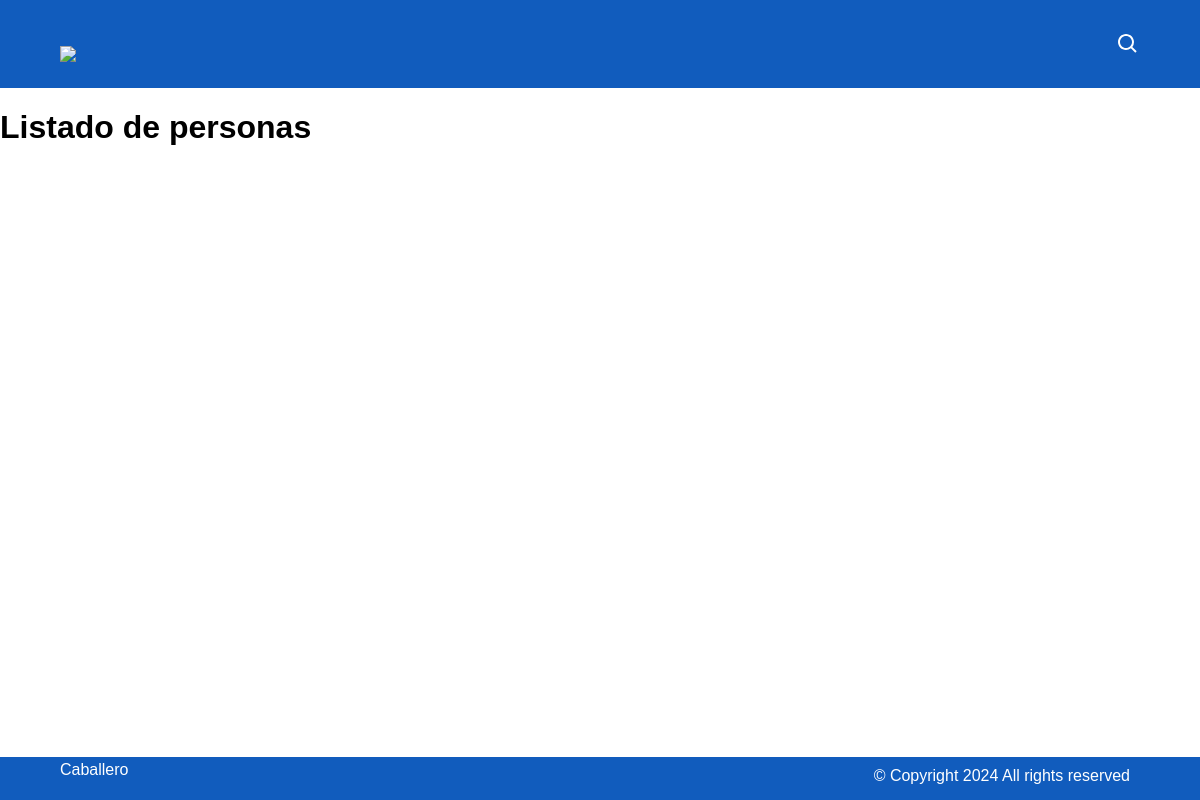
The page /personas/ on the database as committed earlier.
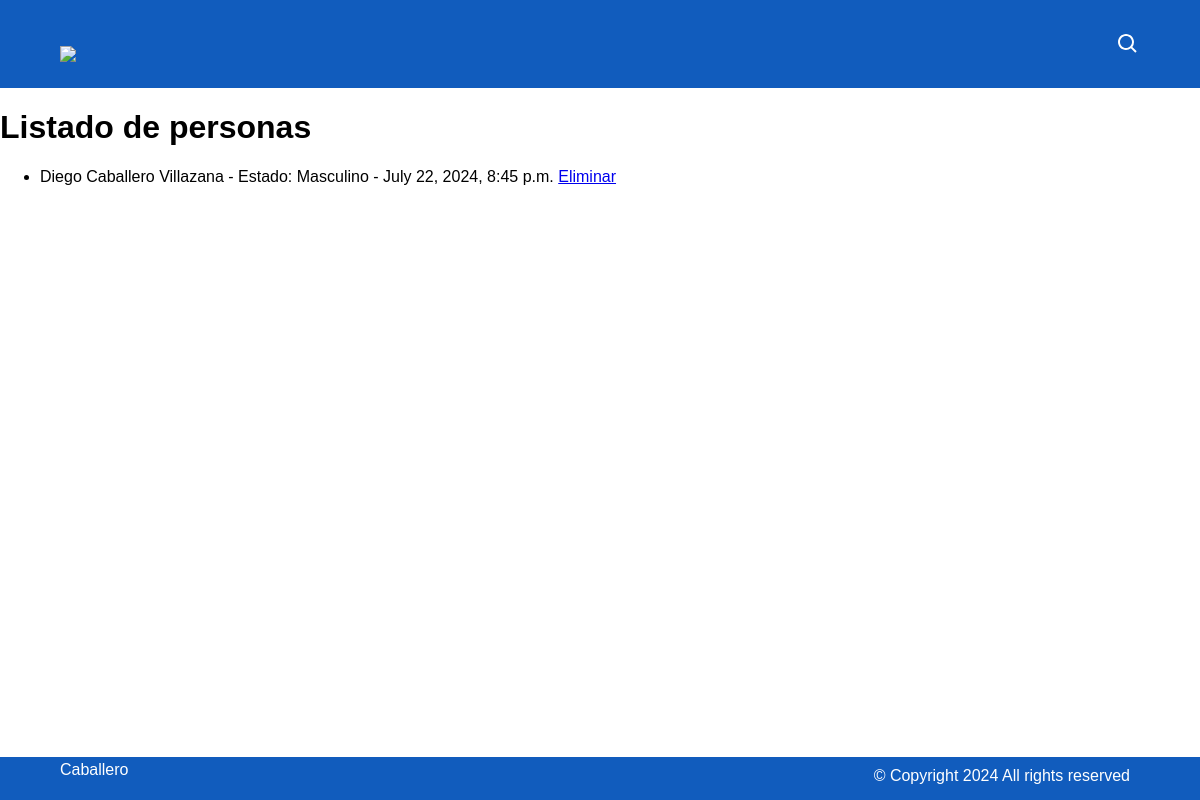
The same page on the database as committed later.
### miapp/models.py (models this page shows)
class Caballero_Persona(models.Model):
    nombre = models.CharField(max_length=100)
    apellidos = models.CharField(max_length=100)
    sexo = models.BooleanField()
    fecha_de_registro = models.DateTimeField(auto_now_add=True)

### miapp/views.py (the view)
# urls.py: path('personas/', views.personas, name = "personas"),
def personas(request):
    persona = Caballero_Persona.objects.all()
    return render(request, 'personas.html', {'persona': persona})

### miapp/templates/personas.html (shortened to what this page needs)
{% extends 'layout.html' %}
{% block content %}
<h1>Listado de personas</h1>
<ul>
    {% for persona in persona %}
        <li>{{ persona.nombre }} {{ persona.apellidos }} -
            Estado: {{ persona.sexo|yesno:"Masculino,Femenino" }} -
            {{ persona.fecha_de_registro }}
            <a href="{% url 'eliminar_persona' id=persona.id %}" class="btn btn-delete">Eliminar</a>
        </li>
    {% endfor %}
</ul>
{% endblock %}

### miapp/templates/layout.html (shortened to what this page needs)
<!DOCTYPE html>
<html lang="en">
<head>
    <link href="https://fonts.cdnfonts.com/css/gt-america-trial" rel="stylesheet">
    {% load static %}
    <link rel="stylesheet" href="{% static '/css/styles.css' %}">
</head>
<body>
    <header class="topbar">
        <div class="topbar-inner">
            <img src="{% static 'img/Untels_01.png' %}" viewBox="0 0 32 32">
            <a class="topbar-inner__search" href="#">
            </a>
        </div>
    </header>
    <main>
        {% block content %}
        {% endblock %}
    </main>
    <footer class="footer">
        <div class="footer-inner">
            <div class="footer__column">
                <a href="#">Caballero</a>
            </div>
            <div class="footer__column footer__column-copyright">
                <p>© Copyright 2024 All rights reserved</p>
            </div>
        </div>
    </footer>
</body>
</html>

### miapp/static/css/styles.css (style rules this page uses)
* { box-sizing: border-box; }
html { font-size: 16px; margin: 0; height: 100%; }
body { font-family: "GT America Trial", sans-serif; margin: 0; display: flex; flex-direction: column; height: 100%; }
.topbar { background-color: rgb(17, 92, 189); padding: 0 30px; height: 5.5rem; display: flex; align-items: center; }
@media (max-width: 1200px) { .topbar { padding: 0px 0px; } }
.topbar-inner { color: white; font-size: 1.5rem; width: 90%; margin: 0 auto; display: flex; align-items: center; gap: 1rem; }
.topbar-inner a { text-decoration: none; color: white; }
.topbar-inner img { display: block; width: 45px; float: left; margin-top: 20px; }
.topbar-inner__search, .topbar-inner__menu { display: none; }
@media (max-width: 1200px) { .topbar-inner__search, .topbar-inner__menu { display: flex !important; } }
@media (max-width: 1200px) { .topbar-inner__search { margin-left: auto; } }
html, body { height: 100%; margin: 0; }
body { display: flex; flex-direction: column; }
main { flex: 1; }
.footer { padding: 0.1rem 0; background-color: rgb(17, 92, 189); position: sticky; bottom: 0; width: 100%; }
.footer h3, .footer h4, .footer a, .footer p { color: white; text-decoration: none; }
.footer a, .footer p { line-height: 1.5rem; }
.footer .footer-inner { margin: 0 auto; padding-right: 200px; padding-bottom: 1rem; width: 90%; display: grid; grid-template-columns: repeat(auto-fit, minmax(155px, 1fr)); position: relative; }
.footer__column { display: flex; flex-direction: column; }
.footer__column-copyright { position: absolute; margin-top: auto; bottom: 10px; right: 10px; }
.footer__column-copyright p { margin: 0; }

Rows that differ between the two databases and show on the page:
added Caballero_Persona: nombre "Diego", apellidos "Caballero Villazana", sexo "Masculino", fecha_de_registro "July 22, 2024, 8:45 p.m."
